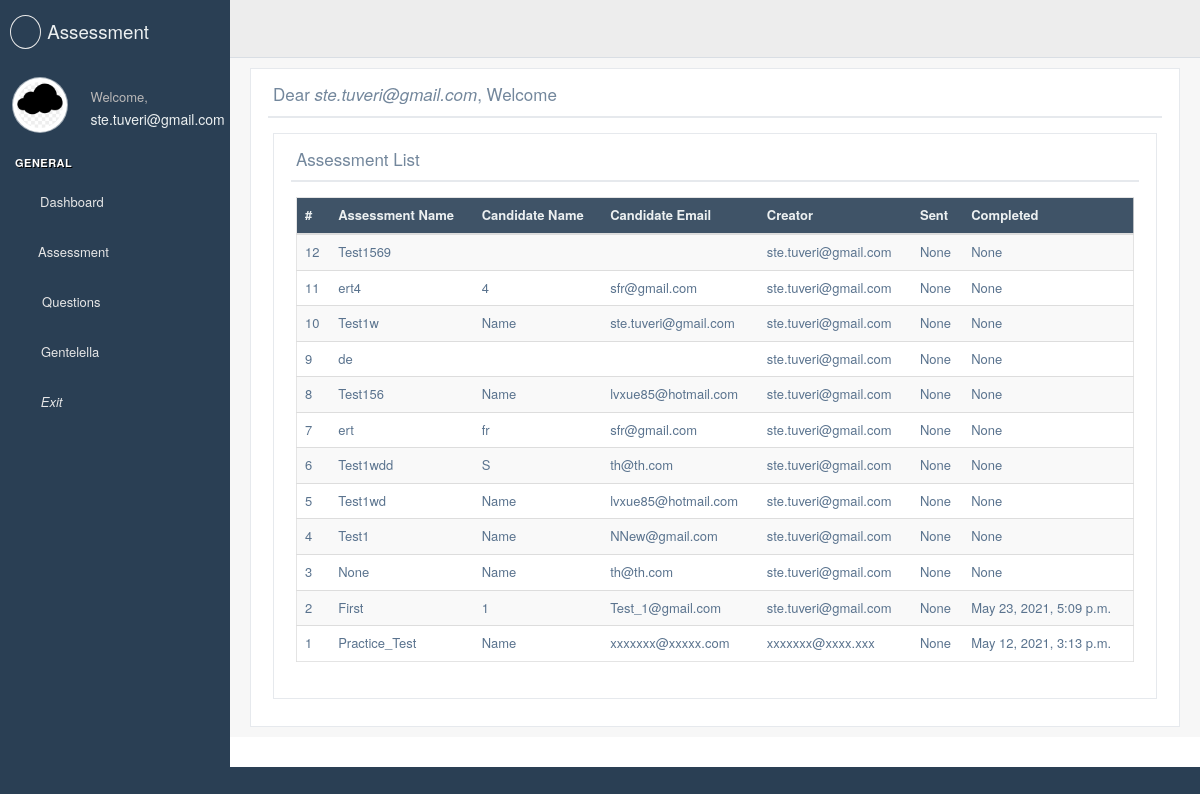
The app's page /assessment/director/assessment/ (signed in), older data.
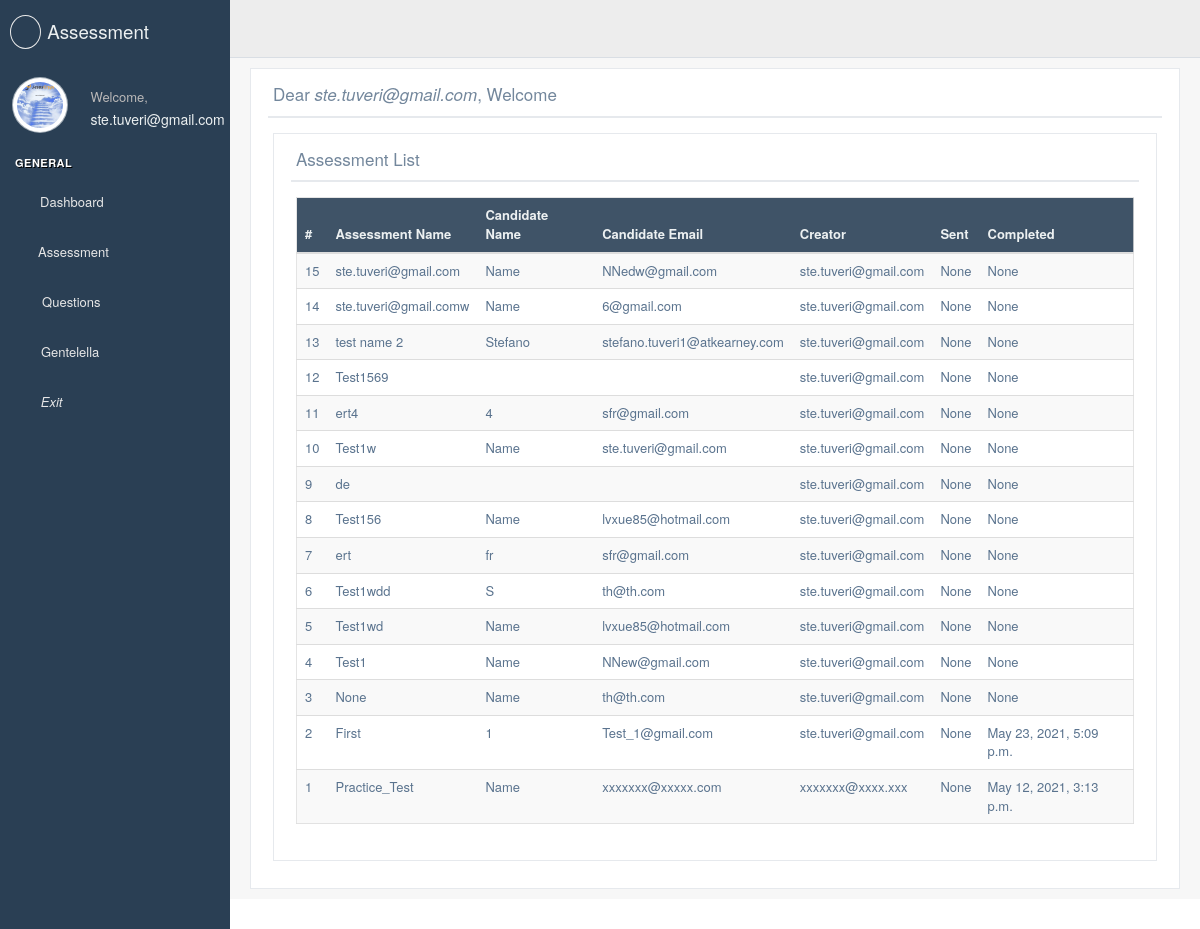
The same page, newer data.
### users/models.py (models this page shows, shortened)
class User(AbstractBaseUser, PermissionsMixin):
    email = models.EmailField(max_length=254, unique=True)
    name = models.CharField(max_length=254, null=True, blank=True)
    username = models.CharField(max_length=254, null=True, blank=True) #TODO: #9 in models.py
    is_staff = models.BooleanField(default=False)
    is_superuser = models.BooleanField(default=False)
    is_active = models.BooleanField(default=True)
    last_login = models.DateTimeField(null=True, blank=True)
    date_joined = models.DateTimeField(auto_now_add=True)
    USERNAME_FIELD = 'email'
    EMAIL_FIELD = 'email'
    REQUIRED_FIELDS = []
    objects = UserManager()

class Profile(models.Model):
    user = models.OneToOneField(User,unique=True, on_delete=models.CASCADE,default=None)
    address = models.CharField(max_length=254, null=True, blank=True)
    image = models.ImageField(default='default.jpg',upload_to='profile_pics')

### assessment/models.py (models this page shows, shortened)
class Assessment(models.Model):
    YES_NO = ( ('Yes', 'Yes'), ('No', 'No'),)
    assessment_name = models.CharField(max_length=20, blank=True, null=True, unique=True)
    candidate_name = models.CharField(max_length=20, blank=True, null=True)
    candidate_surname = models.CharField(max_length=20, blank=True, null=True)
    candidate_email = models.EmailField(max_length=254, null=True, blank=True)
    slug = models.SlugField(max_length=40,null=True, blank=True)
    token = models.CharField(max_length=256, null=True, blank=True)
    creator_email = models.EmailField(max_length=254, null=True, blank=True)
    date_creation = models.DateTimeField(blank=True, null=True,)
    date_sent = models.DateTimeField(blank=True, null=True,)
    date_first_opened = models.DateTimeField(blank=True, null=True,)
    date_complete = models.DateTimeField(blank=True, null=True,)
    questions_selected = models.ManyToManyField(Question,null=True,blank=True)
    time_to_complete = models.IntegerField(blank=True, null=True)
    completed = models.CharField(max_length=3, blank=True, null=True, choices=YES_NO, default='No')
    answers = models.JSONField(blank=True, null=True)
    score = models.IntegerField(blank=True, null=True)

### assessment/views.py (the view)
# urls.py: path("director/assessment/", AssessmentListView.as_view(template_name='assessment/director/assessment_list.html'),
@method_decorator(login_required, name='dispatch')
class AssessmentListView(ListView):
    model = Assessment
    template_name = 'assessment/director/assessment_list.html'
    context_object_name = 'assessment_list_view'
    ordering = ['-pk']

### assessment/templates/assessment/director/assessment_list.html (shortened to what the changed rows need)
{% extends "base_custom.html" %}
{% load crispy_forms_tags %}
{% load static %}
{% block stylesheets %}
  {{ block.super }}
    <link rel="stylesheet" href="/static/build/css/cards.css">
{% endblock stylesheets %}
{% block content %}
  <div class="right_col" role="main">
    <div class="">
      <div class="row">
        <div class="col-md-12">
          <div class="x_panel">
            <div class="x_title">
                <h2>Dear <i>{{ user }}</i>, Welcome </h2>
            </div>
            <div class="x_content">
                <form method="post" action="">
                    <section class="">
                        <div class="row">
                        <div class="col-md-12 col-sm-12 col-xs-12">
                          <div class="x_panel">
                            <div class="x_title">
                              <h2>Assessment List <small>List of all the submitted Assessment</small></h2>
                            </div>
                            <div class="x_content">
                              <div class="table-responsive">
                                                    <table class="table table-striped jambo_table bulk_action">
                                                      <thead>
                                                        <tr class="headings">
                                                            <th class="column-title">#</th>
                                                            <th class="column-title">Assessment Name</th>
                                                            <th class="column-title">Candidate Name</th>
                                                            <th class="column-title">Candidate Email</th>
                                                            <th class="column-title">Creator</th>
                                                            <th class="column-title">Sent</th>
                                                            <th class="column-title">Completed</th>
                                                        </tr>
                                                      </thead>
                                                      <tbody>
                                                        {% for a in object_list %}
                                                        <tr class="even pointer">
                                                          <td class=" "><a href="{% url 'assessment_detail_view' a.pk %}"> {{ a.pk }} </a> </td>
                                                          <td class=" "><a href="{% url 'assessment_detail_view' a.pk %}"> {{ a.assessment_name }} </a> </td>
                                                          <td class=" "><a href="{% url 'assessment_detail_view' a.pk %}">{{ a.candidate_name }}</a> </td>
                                                          <td class=" "><a href="{% url 'assessment_detail_view' a.pk %}">{{ a.candidate_email }}</a> </td>
                                                          <td class=" "><a href="{% url 'assessment_detail_view' a.pk %}">{{ a.creator_email }}</a> </td>
                                                          <td class=" "><a href="{% url 'assessment_detail_view' a.pk %}">{{ a.date_sent }}</a> </td>
                                                          <td class=" "><a href="{% url 'assessment_detail_view' a.pk %}">{{ a.date_complete }}</a> </td>
                                                        </tr>
                                                        {% endfor %}
                                                      </tbody>
                                                    </table>
                                                  </div>
                            </div>
                          </div>
                        </div>
                      </div>
                    </section>
                </form>
            </div>
          </div>
        </div>
      </div>
    </div>
  </div>
{% endblock content %}

### assessment/templates/assessment/sidebar_custom.html (shortened to what this page needs)
<div class="left_col scroll-view">
  <div class="navbar nav_title" style="border: 0;">
    <a href="index.html" class="site_title"><i class="fa fa-spinner"></i> <span><small>Assessment</small></span></a>
  </div>
  <div class="profile clearfix">
    <div class="profile_pic">
       <img src="{{ user.profile.image.url }}" alt=".ger.." class="img-circle profile_img">
    </div>
    <div class="profile_info">
      <span>Welcome,</span>
      <h2>{{user}}</h2>
    </div>
  </div>
  <br />
  <div id="sidebar-menu" class="main_menu_side hidden-print main_menu">
    <div class="menu_section">
      <h3>General</h3>
      <ul class="nav side-menu">
          {% if user.is_staff  %}
          <li><a href="{%url 'dashboard_view' %}"><i class="fas fa-tachometer-alt fa-lg" style="padding-right: 4%;"></i> Dashboard
          </a>
          </li>
          <li><a ><i class="fas fa-graduation-cap fa-lg" style="padding-right: 3%;"></i> Assessment
          <span class="fa fa-chevron-down"></span></a>
          </li>
          <li><a ><i class="far fa-question-circle fa-lg" style="padding-right: 5%;"></i> Questions
          <span class="fa fa-chevron-down"></span></a>
          </li>
         <li><a><i class="fa fa-cubes" style="padding-right:10px;"></i>Gentelella <span class="fa fa-chevron-down"></span></a>
         </li>
          {% endif %}
          <li><a href="{%url 'users_logout' %}"><i class="fas fa-sign-out-alt" style="padding-right: 6%;"></i> <i>Exit</i>
          </a>
          </li>
      </ul>
    </div>
  </div>
</div>

Row changes from the older to the newer data that the page shows:
changed User "ste.tuveri@gmail.com": profile.image: picture added in place of a placeholder
added Assessment: pk "15", assessment_name "ste.tuveri@gmail.com", candidate_name "Name", candidate_email "NNedw@gmail.com", creator_email "ste.tuveri@gmail.com", date_sent "None", date_complete "None"
added Assessment: pk "14", assessment_name "ste.tuveri@gmail.comw", candidate_name "Name", candidate_email "6@gmail.com", creator_email "ste.tuveri@gmail.com", date_sent "None", date_complete "None"
added Assessment: pk "13", assessment_name "test name 2", candidate_name "Stefano", candidate_email "stefano.tuveri1@atkearney.com", creator_email "ste.tuveri@gmail.com", date_sent "None", date_complete "None"
